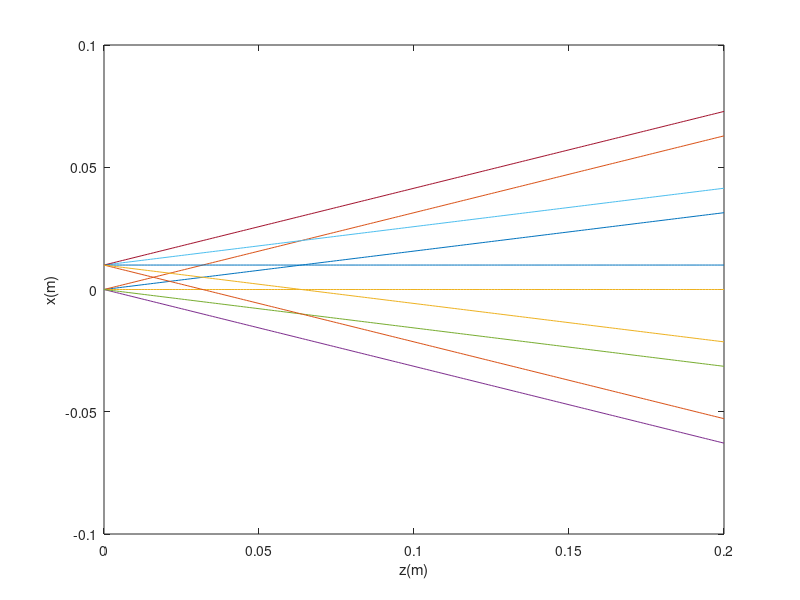

Reproduce this figure in MATLAB.
close all
%% File to simulate rays propogating in xz plane

d = 0.001;
maxD = 0.2;

% Setup rays for all position 0 ones
ray1 = [[0; pi/20], zeros(2, maxD/d)];
ray2 = [[0; pi/10], zeros(2, maxD/d)];
ray3 = [[0; 0], zeros(2, maxD/d)];
ray4 = [[0; -pi/10], zeros(2, maxD/d)];
ray5 = [[0; -pi/20], zeros(2, maxD/d)];

% Rays for 10mm
ray6 = [[10*10^-3; pi/20], zeros(2, maxD/d)];
ray7 = [[10*10^-3; pi/10], zeros(2, maxD/d)];
ray8 = [[10*10^-3; 0], zeros(2, maxD/d)];
ray9 = [[10*10^-3; -pi/10], zeros(2, maxD/d)];
rayA = [[10*10^-3; -pi/20], zeros(2, maxD/d)];

Md = [1, d; 0, 1];

for i=2:maxD/d+1
    ray1(:, i) = Md*ray1(:, i-1);
    ray2(:, i) = Md*ray2(:, i-1);
    ray3(:, i) = Md*ray3(:, i-1);
    ray4(:, i) = Md*ray4(:, i-1);
    ray5(:, i) = Md*ray5(:, i-1);
    ray6(:, i) = Md*ray6(:, i-1);
    ray7(:, i) = Md*ray7(:, i-1);
    ray8(:, i) = Md*ray8(:, i-1);
    ray9(:, i) = Md*ray9(:, i-1);
    rayA(:, i) = Md*rayA(:, i-1);
end

figure;
plot(0:0.001:0.2, [ray1(1, :)', ray2(1, :)', ray3(1, :)', ray4(1, :)', ray5(1, :)', ray6(1, :)', ray7(1, :)', ray8(1, :)', ray9(1, :)', rayA(1, :)']);
xlabel("z(m)");
ylabel("x(m)");